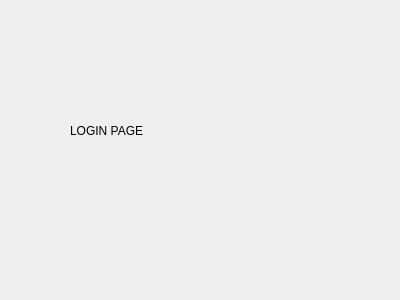
<?xml version="1.0" encoding="UTF-8"?>
<ui version="4.0">
 <class>Dialog</class>
 <widget class="QDialog" name="Dialog">
  <property name="geometry">
   <rect>
    <x>0</x>
    <y>0</y>
    <width>400</width>
    <height>300</height>
   </rect>
  </property>
  <property name="windowTitle">
   <string>Dialog</string>
  </property>
  <widget class="QLabel" name="label">
   <property name="geometry">
    <rect>
     <x>70</x>
     <y>60</y>
     <width>191</width>
     <height>141</height>
    </rect>
   </property>
   <property name="text">
    <string>LOGIN PAGE</string>
   </property>
  </widget>
 </widget>
 <resources/>
 <connections/>
</ui>
